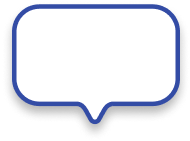
#> input picture assets/raws/layouts/detail_short_selected.png, 190 x 141 px; its folder holds 3 pictures in this run
$ python generator.py
#> lines starting #> are read from the running program, lines starting #| are printed output that depends on the picture
#!/usr/bin/env python3
# -*- coding: utf-8 -*-
"""
Generate EXACTLY ONE marker PNG (debug)

- detail_short filename: fast -> f{FF}.png, slow -> s{SS}.png
- LP badge: canvas grows when lp==lp → +4px (1x) to left/top (+12px @3x)
- Operator icon/text: type-specific anchors + pixel shifts (independent)
- Text: no stroke, black; unselected=10px Regular, selected=12px Medium(500 if available)
- Labels: '급{n}', '완{n}'
"""

from __future__ import annotations
from pathlib import Path
from typing import Tuple, Optional
from PIL import Image, ImageDraw, ImageFont
import argparse
import sys

# ===== Paths =====
BASE_DIR = Path(__file__).resolve().parents[1]
ASSETS_DIR = BASE_DIR / "assets"
RAW_DIR = ASSETS_DIR / "raws"
LAYOUT_DIR = RAW_DIR / "layouts"
OP_ICON_DIR = RAW_DIR / "operator_icons"
OTHER_ICON_DIR = RAW_DIR / "other_icons"
BADGE_DIR = RAW_DIR / "badges"
FONT_REGULAR = ASSETS_DIR / "font" / "NotoSansKR-Regular.otf"
FONT_MEDIUM  = ASSETS_DIR / "font" / "NotoSansKR-Medium.otf"  # 선택 상태에서 있으면 사용
RESULTS_DIR = ASSETS_DIR / "results"

# ===== Geometry (1x) & final scale =====
GEOM_1X = {
    "simple": {
        "unselected": {"width": 28.0, "height": 32.25, "innerHeight": 28.0},
        "selected":   {"width": 34.0, "height": 38.63, "innerHeight": 34.0},
    },
    "detail_short": {
        "unselected": {"width": 50.0, "height": 35.0,  "innerHeight": 29.68},
        "selected":   {"width": 56.0, "height": 40.0,  "innerHeight": 33.92},
    },
    "detail_long": {
        "unselected": {"width": 70.0, "height": 35.0,  "innerHeight": 29.68},
        "selected":   {"width": 80.0, "height": 40.0,  "innerHeight": 33.92},
    },
}
FINAL_SCALE = 1.25  # final vs 1x

# ===== LP badge absolute size (1x) & offsets =====
BADGE_SIZE_1X         = (30, 15)   # 1x
CANVAS_PAD_1X_WHEN_LP = (4, 4)     # lp일 때 캔버스 (좌,상) 확장(1x)

# 타입별 배지 오프셋(1x) — simple만 더 왼쪽
BADGE_OFFSET_1X_BY_TYPE = {
    "simple":       (-4, -4),
    "detail_short": ( 0, -4),
    "detail_long":  ( 0, -4),
}

def to_canvas_px_3x(px_1x: int) -> int:
    return int(round(px_1x * 3))

def badge_size_canvas() -> Tuple[int,int]:
    w1x, h1x = BADGE_SIZE_1X
    return to_canvas_px_3x(w1x), to_canvas_px_3x(h1x)

def badge_offset_canvas_for(marker_type: str) -> Tuple[int,int]:
    ox, oy = BADGE_OFFSET_1X_BY_TYPE.get(marker_type, (0, -4))
    return to_canvas_px_3x(ox), to_canvas_px_3x(oy)

def canvas_pad_when_lp() -> Tuple[int,int]:
    px, py = CANVAS_PAD_1X_WHEN_LP
    return to_canvas_px_3x(px), to_canvas_px_3x(py)

# ===== Enums & defaults =====
TYPES = ["simple", "detail_short", "detail_long"]
SELECTED_STATES = ["selected", "unselected"]
LP_STATES = ["lp", "no-lp"]
FALLBACK_OPERATOR = "unlinked"

# ===== Anchors (ratios on base @3x) =====
# 아이콘/텍스트를 각각 독립 좌표(x,y)로 배치
ANCHORS = {
    "simple": {
        "operator_icon_center": (0.50, 0.50),
        "icon_side_on_inner": 0.75,   # 작게 (기존 0.95 -> 0.85)
    },
    "detail_short": {
        "operator_icon_center": (0.16, 0.42),
        "text_single_center":   (0.67, 0.40),
        "icon_side_on_inner":   0.75,
    },
    "detail_long": {
        "operator_icon_center": (0.14, 0.44),  # 비율은 유지, 대신 픽셀 시프트로 오른쪽 이동
        "fast_text_center":     (0.55, 0.45),
        "slow_text_center":     (0.82, 0.45),
        "icon_side_on_inner":   0.75,
    }
}

# 아이콘 X 시프트(오른쪽 +, 1x px)
ICON_RIGHT_SHIFT_1X = {
    "simple": 0,
    "detail_short": 10,
    "detail_long": 10,   # → detail_long 아이콘을 더 오른쪽으로
}

# 아이콘 Y 시프트(위로 -, 1x px)
ICON_Y_SHIFT_1X = {
    "simple": -2,
    "detail_short": -2,
    "detail_long":  -2,
}

# 텍스트 시프트(좌/상, 1x px) — detail_long 텍스트만 왼쪽/위쪽으로 더 이동
TEXT_SHIFT_X_1X = {
    "simple": 0,
    "detail_short": 0,
    "detail_long": -4,  # ← 왼쪽으로
}
TEXT_SHIFT_Y_1X = {
    "simple": -2,
    "detail_short": -3,
    "detail_long": -4,  # ↑ 위로
}

# ===== Text style =====
TEXT_FILL = (17, 17, 17, 255)  # 검정(#111)

def canvas_font_px_from_final(final_px: int) -> int:
    return max(8, int(round(final_px * 3.0 / FINAL_SCALE)))

# [4 lines left out: function pick_font_path, not called in this run]

def fast_label(n: int) -> str:
    return f"급{int(n)}"

def slow_label(n: int) -> str:
    return f"완{int(n)}"

# ===== Utils =====
def ensure_dir(p: Path) -> None:
    p.mkdir(parents=True, exist_ok=True)

def load_rgba(path: Path) -> Image.Image:
    if not path.exists():
        sys.exit(f"[ERR] Not found: {path}")
    return Image.open(path).convert("RGBA")
#> returned value is the input picture: PIL image 190x141 RGBA; mean R, G, B, A 150, 152.3, 160.8, 151.1

# [25 lines left out: functions scale_to_fit, make_square_fit, center_from_anchor, paste_center_at, not called in this run]

def paste_topleft_abs(canvas: Image.Image, overlay: Image.Image, topleft_xy: Tuple[int,int]) -> None:
    canvas.paste(overlay, topleft_xy, overlay)

# [15 lines left out: functions draw_centered_text_at, final_output_size, not called in this run]

def inner_height_at_3x(marker_type: str, selected: str) -> int:
    g = GEOM_1X[marker_type][selected]
    return int(round(g["innerHeight"] * 3.0))

# ===== Paths =====
def layout_path(marker_type: str, selected_state: str) -> Path:
    return LAYOUT_DIR / f"{marker_type}_{selected_state}.png"

def output_path_simple(operator: str, selected_state: str, lp_state: str) -> Path:
    return RESULTS_DIR / "simple" / operator / selected_state / lp_state / "base.png"

# [4 lines left out: function output_filename_detail, not called in this run]

def output_path_detail(marker_type: str, operator: str, selected_state: str, lp_state: str, ff: int, ss: int, mode_short: str) -> Path:
    return RESULTS_DIR / marker_type / operator / selected_state / lp_state / output_filename_detail(marker_type, ff, ss, mode_short)

def pick_operator_icon(operator: str) -> Path:
    cand = OP_ICON_DIR / f"{operator}.png"
    if cand.exists(): return cand
    fb = OTHER_ICON_DIR / f"{FALLBACK_OPERATOR}.png"
    return fb if fb.exists() else cand

# ===== Compose (one image) =====
# [36 lines left out: function compose_simple, not called in this run]

def compose_detail(marker_type: str, operator: str, selected: str, lp: str, ff: int, ss: int, mode_short: str="fast") -> Optional[Path]:
    layout = load_rgba(layout_path(marker_type, selected))  # base @3x
    bw, bh = layout.size
#> bw = 190; bh = 141

    pad_left, pad_top = canvas_pad_when_lp() if lp == "lp" else (0, 0)
    canvas = Image.new("RGBA", (bw + pad_left, bh + pad_top), (0, 0, 0, 0))
#> canvas: PIL image 202x153 RGBA; every value is 0
    base_origin = (pad_left, pad_top)
    canvas.paste(layout, base_origin, layout)
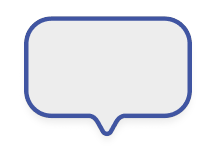
#> canvas: PIL image 202x153 RGBA; mean R, G, B, A 113, 114.8, 121.4, 118; transparent parts drawn white

    # icon
    inner3 = inner_height_at_3x(marker_type, selected)
    icon_side = int(round(inner3 * ANCHORS[marker_type]["icon_side_on_inner"]))
    icon_sq = make_square_fit(load_rgba(pick_operator_icon(operator)), max(1, icon_side))
    shift_x = to_canvas_px_3x(ICON_RIGHT_SHIFT_1X[marker_type])
    shift_y = to_canvas_px_3x(ICON_Y_SHIFT_1X[marker_type])
    ax, ay = ANCHORS[marker_type]["operator_icon_center"]
    center = center_from_anchor(base_origin, (bw, bh), ax, ay, extra_dx_px=shift_x, extra_dy_px=shift_y)
    paste_center_at(canvas, icon_sq, center)

    # LP badge
    if lp == "lp":
        badge_w, badge_h = badge_size_canvas()
        badge = load_rgba(BADGE_DIR / "luckypass.png").resize((badge_w, badge_h), Image.LANCZOS)
        bx_off, by_off = badge_offset_canvas_for(marker_type)
        bx = base_origin[0] + bx_off
        by = base_origin[1] + by_off
        paste_topleft_abs(canvas, badge, (bx, by))

    # text
    final_px  = 12 if selected == "selected" else 10
    font_px   = canvas_font_px_from_final(final_px)
    font_path = pick_font_path(selected)
    font      = ImageFont.truetype(str(font_path), font_px)
    tdx = to_canvas_px_3x(TEXT_SHIFT_X_1X[marker_type])
    tdy = to_canvas_px_3x(TEXT_SHIFT_Y_1X[marker_type])

    if marker_type == "detail_short":
        text = fast_label(ff) if mode_short == "fast" else slow_label(ss)
        tx, ty = ANCHORS[marker_type]["text_single_center"]
        cxy = center_from_anchor(base_origin, (bw, bh), tx, ty, extra_dx_px=tdx, extra_dy_px=tdy)
        draw_centered_text_at(canvas, text, cxy, font)
    else:
        fx, fy = ANCHORS[marker_type]["fast_text_center"]
        sx, sy = ANCHORS[marker_type]["slow_text_center"]
        c1 = center_from_anchor(base_origin, (bw, bh), fx, fy, extra_dx_px=tdx, extra_dy_px=tdy)
        c2 = center_from_anchor(base_origin, (bw, bh), sx, sy, extra_dx_px=tdx, extra_dy_px=tdy)
        draw_centered_text_at(canvas, fast_label(ff), c1, font)
        draw_centered_text_at(canvas, slow_label(ss), c2, font)

    # final resize
    out_fp = output_path_detail(marker_type, operator, selected, lp, ff, ss, mode_short)
    ensure_dir(out_fp.parent)
    final_w, final_h = final_output_size(marker_type, selected, lp)
    canvas.resize((final_w, final_h), Image.LANCZOS).save(out_fp, format="PNG", optimize=True)
    print("[OK]", out_fp)
    return out_fp

# ===== CLI (single only) =====
def parse_args():
    p = argparse.ArgumentParser(description="Generate exactly ONE marker image (type-specific positioning).")
    p.add_argument("--type", choices=TYPES, default="detail_short")
    p.add_argument("--operator", required=False, help="operator code (ex: ss, ke). If omitted, tries first icon or 'unlinked'.")
    p.add_argument("--selected", choices=SELECTED_STATES, default="selected")
    p.add_argument("--lp", choices=LP_STATES, default="lp")
    p.add_argument("--fast", type=int, default=3, help="0~99 (detail_* only)")
    p.add_argument("--slow", type=int, default=7, help="0~99 (detail_* only)")
    p.add_argument("--mode", choices=["fast","slow"], default="fast", help="detail_short에서 어떤 값만 표기할지")
    p.add_argument("--dry-run", action="store_true")
    return p.parse_args()

def autodetect_operator() -> str:
    pngs = sorted(OP_ICON_DIR.glob("*.png"))
    if pngs:
        return pngs[0].stem
    return FALLBACK_OPERATOR

def main():
    args = parse_args()
    operator = args.operator or autodetect_operator()
    ff = max(0, min(99, args.fast))
    ss = max(0, min(99, args.slow))

    if args.dry_run:
        print("[DRY] one:", dict(type=args.type, operator=operator, selected=args.selected, lp=args.lp, fast=ff, slow=ss, mode=args.mode))
        print("=> filename:", output_filename_detail(args.type, ff, ss, args.mode) if args.type!='simple' else "base.png")
        return

    if args.type == "simple":
        compose_simple(operator, args.selected, args.lp)
    else:
        compose_detail(args.type, operator, args.selected, args.lp, ff, ss, mode_short=args.mode)

if __name__ == "__main__":
#> (the run stopped early here; a loop or call above may not have finished)
